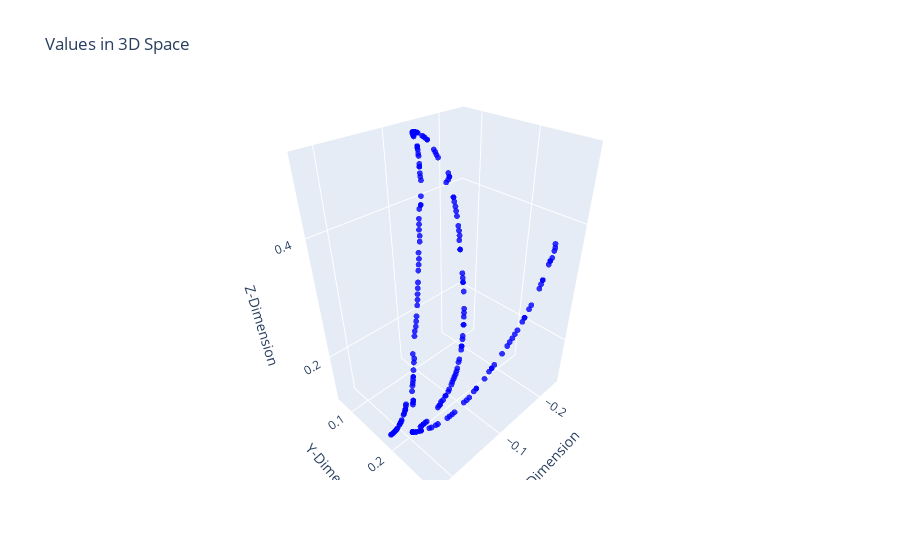

The notebook cell this image was saved under:
### Markdown cell above
### 4. Plots with Raw Data

Let's visualize and interact with the data. 
- Top-left plot: Represents the entire X, Y & Z coordinates in the dataset
- Top-right plot: Represents a small trajectory of the hand movement
- Bottom plot: Allows you to interact in the 3D space - making more sense on the hand movement. Just click and drag on the plot to view in different angles. 

We recommend uncommenting the 4 line in the following code block to visualize the 3 coordinates of the entire dataset. Since there are over 51,000 data points, it takes some time to display the plot.

### Code cell
duration = 20       # The duration variable can only have integer values. You may update to visualize different lengths of trajectories
output_visualization(data_raw, duration=duration, randomseed=False)

# interactive_output_visualization(data_raw)    # Uncomment this to view the entire X,Y,Z coordinates in the dataset
interactive_output_visualization(data_raw, duration=duration, randomseed=False)

### Figure 1 — Plotly figure (JSON) as saved in the notebook; plotly's stock layout.template omitted (floating-point values rounded to 4 significant figures; data arrays with more than 128 entries replaced by an {"elided": "..."} marker saying what was removed)
{"data": [{"marker": {"color": "blue", "opacity": 0.8, "size": 2}, "mode": "markers", "name": "Input Points", "type": "scatter3d", "x": {"elided": "200 float values"}, "y": {"elided": "200 float values"}, "z": {"elided": "200 float values"}}], "layout": {"scene": {"xaxis": {"title": {"text": "X-Dimension"}}, "yaxis": {"title": {"text": "Y-Dimension"}}, "zaxis": {"title": {"text": "Z-Dimension"}}}, "title": {"text": "Values in 3D Space"}}}
